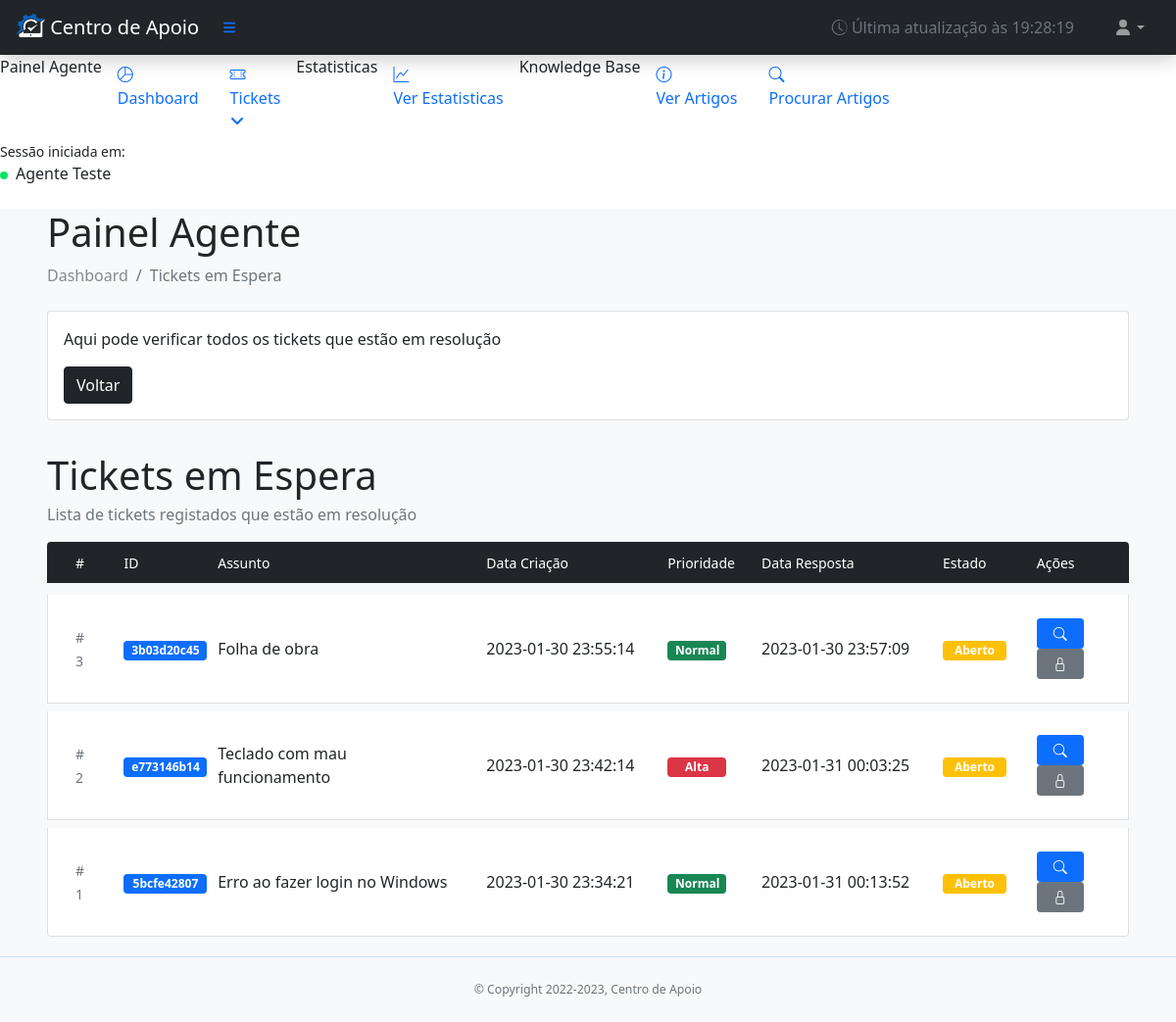
The page /root/agent-panel/agente-tickets-espera.php (signed in) on the database its author committed.
### tables this page shows
CREATE TABLE `tickets` (
  `id` int(11) NOT NULL,
  `ticket_id` varchar(255) NOT NULL,
  `user_id` tinyint(4) NOT NULL,
  `status` int(11) NOT NULL DEFAULT 0,
  `prioridade` int(11) NOT NULL DEFAULT 0,
  `nome` varchar(255) NOT NULL,
  `telefone` varchar(255) NOT NULL,
  `email` varchar(255) NOT NULL,
  `nome_empresa` varchar(255) NOT NULL,
  `dep_empresa` varchar(255) NOT NULL,
  `categoria` int(255) NOT NULL,
  `assunto` varchar(255) NOT NULL,
  `message` text NOT NULL,
  `date` timestamp NOT NULL DEFAULT current_timestamp(),
  `date_reply` timestamp NOT NULL DEFAULT '0000-00-00 00:00:00'
);

### root/agent-panel/agente-tickets-espera.php (the view, shortened to what this page needs)
<?php
include('../components/page-head.php');
?>
<?php
$estado_0 = "Novo";
$estado_1 = "Aberto";
$estado_2 = "Fechado";
$prioridade_0 = "Normal";
$prioridade_1 = "Alta";
$db = new DB();
$dbconn = $db->conn;
$latest = [];
$sql = "SELECT * FROM tickets WHERE status=1 ORDER BY date DESC";
$recodes = mysqli_query($dbconn, $sql);
if ($recodes->num_rows > 0) {
    while ($row = $recodes->fetch_assoc()) {
        $latest[] = $row;
    }
}
?>
<body class="sb-nav-fixed">
    <?php include('../global-panel/components/topnav-painel.php'); ?>
    <div id="layoutSidenav">
        <?php include('../global-panel/components/sidebar-painel.php'); ?>
        <div id="layoutSidenav_content" class="bg-light">
            <main>
                <div class="container-fluid px-5">
                    <h1 class="mt-4">Painel Agente</h1>
                    <ol class="breadcrumb mb-4">
                        <li class="breadcrumb-item"><a href="./agent-panel/painel-agente.php">Dashboard</a></li>
                        <li class="breadcrumb-item active">Tickets em Espera</li>
                    </ol>
                    <div class="row">
                        <div class="col-xl-12">
                            <div class="card mb-4">
                                <div class="card-body">
                                    <p>Aqui pode verificar todos os tickets que estão em resolução</p>
                                    <a href="./agent-panel/painel-agente.php" class="btn btn-dark">Voltar</a>
                                </div>
                            </div>
                        </div>
                    </div>
                    <h1 class="mt-2 mb-1">Tickets em Espera</h1>
                    <div class="text-muted">
                        Lista de tickets registados que estão em resolução
                    </div>
                    <div class="bg-light my-3">
                        <ul class="list-group">
                            <div class="d-none d-lg-block list-group-item bg-dark text-white mb-2">
                                <div class="container-fluid">
                                    <div class="row justify-content-between">
                                        <div class="col-lg-1 col-sm-12" style="width:4% !important;">
                                            <small>#</small>
                                        </div>
                                        <div class="col-lg-1 col-sm-12">
                                            <small>ID</small>
                                        </div>
                                        <div class="col-lg-3 col-sm-12">
                                            <small>Assunto</small>
                                        </div>
                                        <div class="col-lg-2 col-sm-12">
                                            <small>Data Criação</small>
                                        </div>
                                        <div class="col-lg-1 col-sm-12">
                                            <small>Prioridade</small>
                                        </div>
                                        <div class="col-lg-2 col-sm-12">
                                            <small>Data Resposta</small>
                                        </div>
                                        <div class="col-lg-1 col-sm-12">
                                            <small>Estado</small>
                                        </div>
                                        <div class="col-lg-1 col-sm-12">
                                            <small>Ações</small>
                                        </div>
                                    </div>
                                </div>
                            </div>
                            <?php if (count($latest) > 0) {
                                $contador = count($latest);
                                foreach ($latest as $k => $v) {
                                    echo '
                                    <li href="./user-panel/ticket.php?id=' . $v['id'] . '" class="list-group-item list-group-item-action my-1" aria-current="true">
                                        <div class="container-fluid">
                                            <div class="row d-flex justify-content-between align-items-center py-3">
                                                <div class="col-lg-1 col-sm-12" style="width:4% !important;">
                                                    <span class="text-muted"><small># ' . ($contador > 0 ? $contador-- : $contador = 0) . '</small></span>
                                                </div>
                                                <div class="col-lg-1 col-sm-12">
                                                    <span style="width: 85px;" class="badge bg-primary">' . $v['ticket_id'] . '</span>
                                                </div>
                                                <div class="col-lg-3 col-sm-12">
                                                    <span>' . $v['assunto'] . '</span>
                                                </div>
                                                <div class="col-lg-2 col-sm-12">
                                                    <span>' . $v['date'] . '</span>
                                                </div>
                                                <div class="col-lg-1 col-sm-12">
                                                    <span style="width: 60px; "class="badge ' . (($v['prioridade'] == 0) ? "bg-success" : "bg-danger") . '">' . (($v['prioridade'] == 0) ? $prioridade_0 : $prioridade_1) . '</span>
                                                </div>
                                                <div class="col-lg-2 col-sm-12">
                                                    <span>' . (($v['date_reply'] == '0000-00-00 00:00:00') ? '-' : $v['date_reply']) . '</span>
                                                </div>
                                                <div class="col-lg-1 col-sm-12">
                                                    <span style="width: 65px;" class="badge ' . (($v['status'] == 0) ? "bg-info" : (($v['status'] == 1) ? "bg-warning" : "bg-dark")) . '">' . (($v['status'] == 0) ? $estado_0 : (($v['status'] == 1) ? $estado_1 : $estado_2)) . '</span>
                                                </div>
                                                <div class="col-lg-1 col-sm-12">
                                                    <a class="btn btn-sm btn-primary px-3" href="./agent-panel/ticket-agente.php?id=' . $v['id'] . '"><i class="bi bi-search"></i></a>
                                                    ' . (($v['status'] < 2) ? '<a href="./agent-panel/fechar-ticket.php?id=' . $v['id'] . '" class="btn btn-sm btn-secondary px-3"><i class="bi bi-lock"></i></a>' : '') . '
                                                </div>
                                            </div>
                                        </div>
                                    </li>
                                ';
                                }
                            } else {
                                echo '<div class="alert alert-info">Não existem tickets novos registados</div>';
                            } ?>
                        </ul>
                    </div>
                </div>
            </main>
            <?php include('../components/panels/footer-panel.php'); ?>
        </div>
    </div>
</body>
</html>

### root/assets/css/app.css (style rules this page uses)
.breadcrumb { text-decoration: none; }
.breadcrumb-item > a { color: #828a91; text-decoration: none; }

### rows shown on the page
tickets: ticket "3b03d20c45", assunto "Folha de obra", date "2023-01-30 23:55:14", date_reply "2023-01-30 23:57:09"
tickets: ticket "e773146b14", assunto "Teclado com mau funcionamento", date "2023-01-30 23:42:14", date_reply "2023-01-31 00:03:25"
tickets: ticket "5bcfe42807", assunto "Erro ao fazer login no Windows", date "2023-01-30 23:34:21", date_reply "2023-01-31 00:13:52"

### other values the page prints
$_SESSION['nome'] "Agente"
$_SESSION['apelido'] "Teste"
